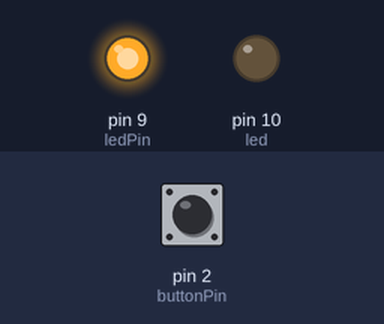
Simulated run of this sketch. Board: Arduino Uno, built with avr-gcc and run on an emulated ATmega328P. Shown: output pins drawn as LEDs (lit = HIGH). The inputs (shaded band) are chosen by the test bench; at power-on: pin 2 (buttonPin) LOW.

Above: at 0.05 s.
At 1.3 s:
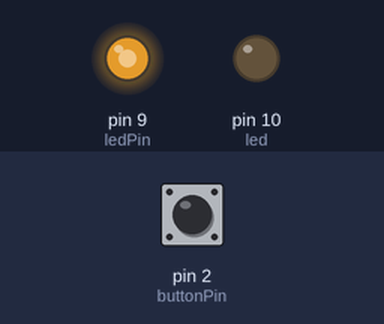
At 2.6 s:
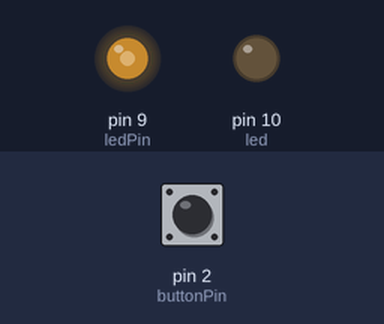
At 5.2 s:
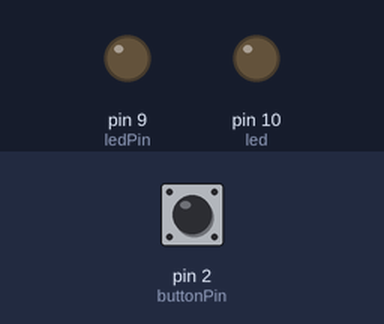
Timing chart, 0 to 6.8 s (numbered marks = the images above):
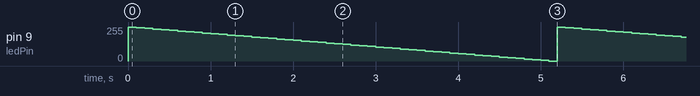

Measured:
- by itself, pin 9 (ledPin): ramps from 255/255 to 0/255 and jumps back, once every 5.2 s

The sketch:

FadingLed.ino
```cpp
//int ledPin = 9; // LED connected to digital pin 9
//int led = 10;
//void setup() {
//  // put your setup code here, to run once:
//  pinMode(ledPin, OUTPUT);
//  pinMode(led, OUTPUT);
//
//
//}
//
//void loop() {
//  // put your main code here, to run repeatedly:
//  // fade in from min to max in increments of 5 points:
// for (int fadeValue = 0 ; fadeValue <= 255; fadeValue += 5) {
// // sets the value (range from 0 to 255):
// analogWrite(ledPin, fadeValue);
// // wait for 30 milliseconds to see the dimming effect
// delay(30);
// }
// // fade out from max to min in increments of 5 points:
// for (int fadeValue = 255 ; fadeValue >= 0; fadeValue -= 5) {
// // sets the value (range from 0 to 255):
// analogWrite(ledPin, fadeValue);
// // wait for 30 milliseconds to see the dimming effect
// delay(30);
// }
//
//
//
//  // fade in from min to max in increments of 5 points:
// for (int fadeValue = 0 ; fadeValue <= 255; fadeValue += 5) {
// // sets the value (range from 0 to 255):
// analogWrite(led, fadeValue);
// // wait for 30 milliseconds to see the dimming effect
// delay(30);
// }
// // fade out from max to min in increments of 5 points:
// for (int fadeValue = 255 ; fadeValue >= 0; fadeValue -= 5) {
// // sets the value (range from 0 to 255):
// analogWrite(led, fadeValue);
// // wait for 30 milliseconds to see the dimming effect
// delay(30);
// }
//
//}

int ledPin = 9; // LED connected to digital pin 9
int led = 10;
int buttonPin = 2;
void setup() {
  // put your setup code here, to run once:
  pinMode(ledPin, OUTPUT);
  pinMode(led, OUTPUT);
  pinMode(buttonPin, INPUT);

}

void loop() {

  int buttonVal = digitalRead(buttonPin);

  // put your main code here, to run repeatedly:
  // fade in from min to max in increments of 5 points:

   if (buttonVal == HIGH) {
    for (int fadeValue = 0 ; fadeValue <= 255; fadeValue += 5) {
    // sets the value (range from 0 to 255):
      analogWrite(ledPin, fadeValue);
    // wait for 30 milliseconds to see the dimming effect
      delay(100);
    }

   }
   else{
    // fade out from max to min in increments of 5 points:
    for (int fadeValue = 255 ; fadeValue >= 0; fadeValue -= 5) {
    // sets the value (range from 0 to 255):
      analogWrite(ledPin, fadeValue);
    // wait for 30 milliseconds to see the dimming effect
      delay(100);
    }

   }

   if (buttonVal == HIGH) {
    for (int fadeValue = 0 ; fadeValue <= 255; fadeValue += 5) {
    // sets the value (range from 0 to 255):
      analogWrite(ledPin, fadeValue);
    // wait for 30 milliseconds to see the dimming effect
      delay(100);
    }

   }
   else{
    // fade out from max to min in increments of 5 points:
    for (int fadeValue = 255 ; fadeValue >= 0; fadeValue -= 5) {
    // sets the value (range from 0 to 255):
      analogWrite(ledPin, fadeValue);
    // wait for 30 milliseconds to see the dimming effect
      delay(100);
    }

   }
}
```
